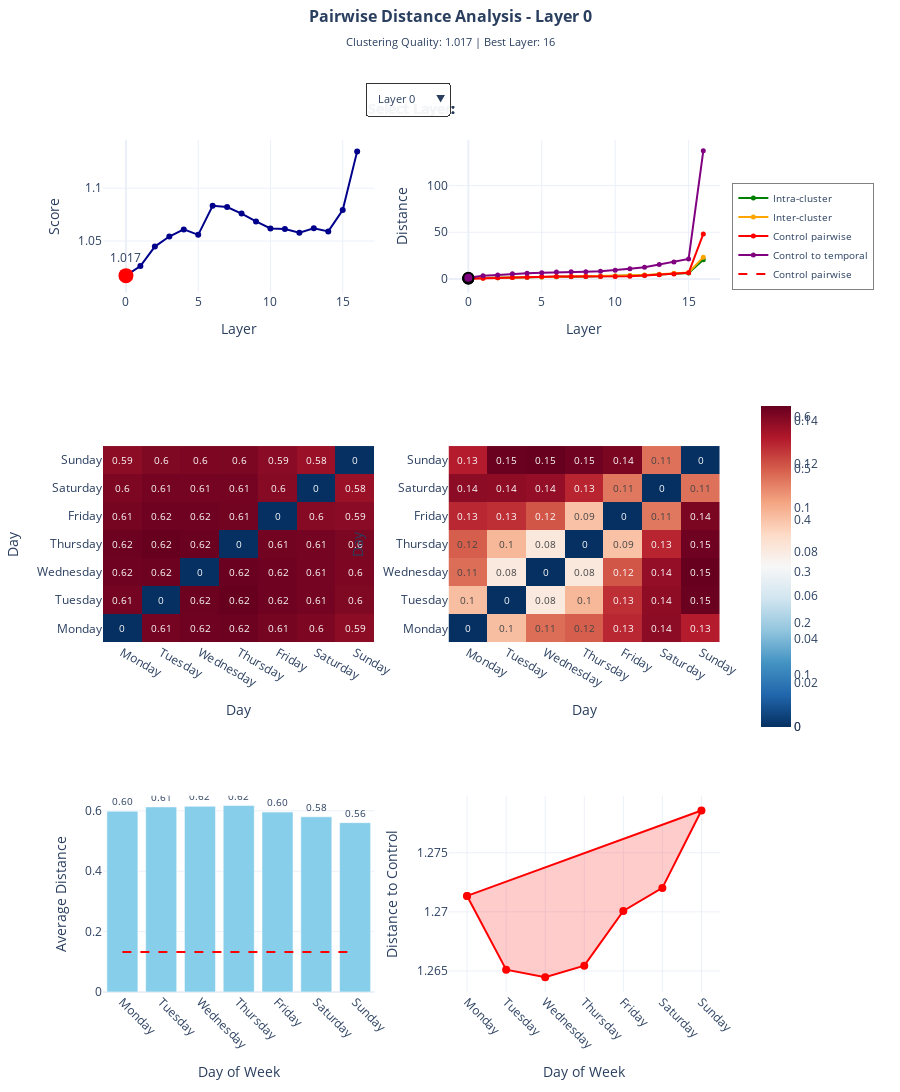

Write notebook code for a chart like this one.
### Code cell
def create_interactive_layer_dashboard_fixed():
    """Create an interactive dashboard with layer selection dropdown - FIXED version with visible subplot titles."""
    
    # Create figure with better spacing
    fig = make_subplots(
        rows=3, cols=2,
        subplot_titles=(
            'Clustering Quality Score', 
            'Mean Distances Comparison',
            'Inter-cluster Distance Heatmap',
            'Centroid Distance Heatmap',
            'Intra-cluster Distances by Day',
            'Control to Day Centroid Distances'
        ),
        specs=[
            [{"type": "scatter"}, {"type": "scatter"}],
            [{"type": "heatmap"}, {"type": "heatmap"}],
            [{"type": "bar"}, {"type": "scatter"}]
        ],
        vertical_spacing=0.18,  # Increased for title space
        horizontal_spacing=0.12,
        row_heights=[0.28, 0.36, 0.36]
    )
    
    # Store all traces for each layer
    all_layer_traces = {}
    
    for layer_idx in layers:
        results = layer_distance_results[layer_idx]
        layer_traces = []
        
        # Add all the traces (same as before)
        # 1. Clustering quality score
        trace1 = go.Scatter(
            x=layers, y=clustering_quality_scores,
            mode='lines+markers', name='Clustering Quality',
            line=dict(color='darkblue', width=2),
            marker=dict(size=6), showlegend=False,
            visible=(layer_idx == 0)
        )
        layer_traces.append((trace1, 1, 1))
        
        trace2 = go.Scatter(
            x=[layer_idx], y=[clustering_quality_scores[layer_idx]],
            mode='markers+text', marker=dict(size=15, color='red'),
            text=[f'{clustering_quality_scores[layer_idx]:.3f}'],
            textposition='top center', showlegend=False,
            visible=(layer_idx == 0)
        )
        layer_traces.append((trace2, 1, 1))
        
        # 2. Distance comparison
        for dist_data, name, color in [
            (mean_intra_distances, 'Intra-cluster', 'green'),
            (mean_inter_distances, 'Inter-cluster', 'orange'),
            (control_pairwise_distances, 'Control pairwise', 'red'),
            (mean_control_to_temporal, 'Control to temporal', 'purple')
        ]:
            trace = go.Scatter(
                x=layers, y=dist_data,
                mode='lines+markers', name=name,
                line=dict(color=color, width=2),
                marker=dict(size=5),
                showlegend=(layer_idx == 0),
                visible=(layer_idx == 0)
            )
            layer_traces.append((trace, 1, 2))
            
            trace_highlight = go.Scatter(
                x=[layer_idx], y=[dist_data[layer_idx]],
                mode='markers',
                marker=dict(size=10, color=color, line=dict(width=2, color='black')),
                showlegend=False, visible=(layer_idx == 0)
            )
            layer_traces.append((trace_highlight, 1, 2))
        
        # 3. Inter-cluster heatmap
        trace3 = go.Heatmap(
            z=results['inter_cluster'],
            x=days_names, y=days_names,
            colorscale='RdBu_r',
            text=np.round(results['inter_cluster'], 2),
            texttemplate='%{text}',
            textfont={"size": 10},
            hovertemplate='%{y} to %{x}: %{z:.3f}<extra></extra>',
            colorbar=dict(len=0.4, y=0.5, yanchor='middle', x=1.05),
            visible=(layer_idx == 0)
        )
        layer_traces.append((trace3, 2, 1))
        
        # 4. Centroid heatmap
        trace4 = go.Heatmap(
            z=results['centroid_distances'],
            x=days_names, y=days_names,
            colorscale='RdBu_r',
            text=np.round(results['centroid_distances'], 2),
            texttemplate='%{text}',
            textfont={"size": 10},
            hovertemplate='%{y} to %{x}: %{z:.3f}<extra></extra>',
            colorbar=dict(len=0.4, y=0.5, yanchor='middle', x=1.05),
            visible=(layer_idx == 0)
        )
        layer_traces.append((trace4, 2, 2))
        
        # 5. Intra-cluster bar chart
        intra_values = [results['intra_cluster'][i] for i in range(7)]
        trace5 = go.Bar(
            x=days_names, y=intra_values,
            marker_color='skyblue',
            text=[f'{v:.2f}' for v in intra_values],
            textposition='outside',
            textfont=dict(size=10),
            hovertemplate='%{x}: %{y:.3f}<extra></extra>',
            showlegend=False,
            visible=(layer_idx == 0)
        )
        layer_traces.append((trace5, 3, 1))
        
        # Control reference line
        trace6 = go.Scatter(
            x=days_names,
            y=[results['control_pairwise']] * 7,
            mode='lines',
            line=dict(color='red', dash='dash', width=2),
            name='Control pairwise',
            showlegend=(layer_idx == 0),
            visible=(layer_idx == 0)
        )
        layer_traces.append((trace6, 3, 1))
        
        # 6. Control to temporal radial
        control_values = [results['control_to_temporal'][i] for i in range(7)]
        trace7 = go.Scatter(
            x=days_names + [days_names[0]],
            y=control_values + [control_values[0]],
            mode='lines+markers',
            fill='toself',
            fillcolor='rgba(255,0,0,0.2)',
            line=dict(color='red', width=2),
            marker=dict(size=8),
            text=[f'{v:.2f}' for v in control_values] + [''],
            textposition='top center',
            textfont=dict(size=10),
            hovertemplate='%{x}: %{y:.3f}<extra></extra>',
            showlegend=False,
            visible=(layer_idx == 0)
        )
        layer_traces.append((trace7, 3, 2))
        
        all_layer_traces[layer_idx] = layer_traces
    
    # Add all traces to figure
    for layer_idx in layers:
        for trace, row, col in all_layer_traces[layer_idx]:
            fig.add_trace(trace, row=row, col=col)
    
    # Create dropdown buttons
    dropdown_buttons = []
    for layer_idx in layers:
        visible_list = []
        for l_idx in layers:
            for _ in all_layer_traces[l_idx]:
                visible_list.append(l_idx == layer_idx)
        
        button = dict(
            label=f'Layer {layer_idx}',
            method='update',
            args=[
                {'visible': visible_list},
                {'title': {
                    'text': f'<b>Pairwise Distance Analysis - Layer {layer_idx}</b><br>'+
                            f'<sub>Clustering Quality: {clustering_quality_scores[layer_idx]:.3f} | '+
                            f'Best Layer: {best_layer}</sub>',
                    'y': 0.98,
                    'x': 0.5,
                    'xanchor': 'center',
                    'yanchor': 'top',
                    'font': dict(size=16)
                }}
            ]
        )
        dropdown_buttons.append(button)
    
    # Update layout
    fig.update_layout(
        updatemenus=[
            dict(
                buttons=dropdown_buttons,
                direction='down',
                pad={'r': 10, 't': 10},
                showactive=True,
                x=0.5,
                xanchor='center',
                y=1.08,  # Moved down to not overlap
                yanchor='top',
                bgcolor='rgba(255,255,255,0.95)',
                bordercolor='#333',
                borderwidth=1,
                font=dict(size=11)
            )
        ],
        height=1700,  # Increased height
        title={
            'text': f'<b>Pairwise Distance Analysis - Layer 0</b><br>'+
                    f'<sub>Clustering Quality: {clustering_quality_scores[0]:.3f} | '+
                    f'Best Layer: {best_layer}</sub>',
            'y': 0.98,
            'x': 0.5,
            'xanchor': 'center',
            'yanchor': 'top',
            'font': dict(size=16)
        },
        showlegend=True,
        template='plotly_white',
        legend=dict(
            x=1.02,
            y=0.95,
            xanchor='left',
            yanchor='top',
            bgcolor='rgba(255,255,255,0.9)',
            bordercolor='gray',
            borderwidth=1,
            font=dict(size=10)
        ),
        margin=dict(l=80, r=180, t=140, b=100),
        annotations=[
            dict(
                text='<b>Select Layer:</b>',
                showarrow=False,
                x=0.5,
                y=1.05,
                xref='paper',
                yref='paper',
                align='center',
                xanchor='center',
                yanchor='top',
                font=dict(size=14)
            )
        ]
    )
    
    # Update axes
    fig.update_xaxes(title_text="Layer", row=1, col=1)
    fig.update_xaxes(title_text="Layer", row=1, col=2)
    fig.update_xaxes(title_text="Day", row=2, col=1)
    fig.update_xaxes(title_text="Day", row=2, col=2)
    fig.update_xaxes(title_text="Day of Week", row=3, col=1, tickangle=45)
    fig.update_xaxes(title_text="Day of Week", row=3, col=2, tickangle=45)
    
    fig.update_yaxes(title_text="Score", row=1, col=1)
    fig.update_yaxes(title_text="Distance", row=1, col=2)
    fig.update_yaxes(title_text="Day", row=2, col=1)
    fig.update_yaxes(title_text="Day", row=2, col=2)
    fig.update_yaxes(title_text="Average Distance", row=3, col=1)
    fig.update_yaxes(title_text="Distance to Control", row=3, col=2)
    
    # Ensure subplot titles are visible
    # make_subplots automatically adds annotations for subplot titles
    # We need to make sure they're not being overridden
    for annotation in fig.layout.annotations:
        if hasattr(annotation, 'text') and annotation.text:
            # Check if this is a subplot title (not our custom annotations)
            if 'Select Layer' not in annotation.text and 'Pairwise Distance Analysis' not in annotation.text:
                # This is a subplot title - ensure it's visible
                annotation.update(
                    font=dict(size=13, color='black', family='Arial Black'),
                    showarrow=False
                )
    
    return fig

# Create and save the fixed dashboard
fixed_fig = create_interactive_layer_dashboard_fixed()
fixed_fig.write_html('../html/pairwise_distances_dashboard_fixed_titles.html')
print("Saved dashboard with fixed subplot titles to ../html/pairwise_distances_dashboard_fixed_titles.html")

# Display
fixed_fig.show()
